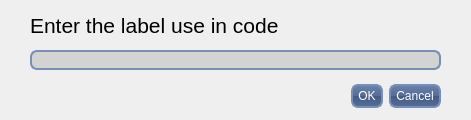
<?xml version="1.0" encoding="UTF-8"?>
<ui version="4.0">
 <class>EditDefine</class>
 <widget class="QDialog" name="EditDefine">
  <property name="geometry">
   <rect>
    <x>0</x>
    <y>0</y>
    <width>471</width>
    <height>120</height>
   </rect>
  </property>
  <property name="windowTitle">
   <string>Dialog</string>
  </property>
  <property name="styleSheet">
   <string notr="true">QMainWindows{
border: 2px solid;
background-image: url(:/Images/Marble.jpg);
border-top-left-radius: 2em;
border-top-right-radius: 2em;
border-bottom-left-radius: 2em;
border-bottom-right-radius: 2em;
border-color RGB(220,220,220);
}

QLabel{
color: black;
}

QLineEdit{
background-color: lightgray;
border-width: 2px;
border-color: #778EB8;
border-style: solid;
border-radius: 7;
}


QPushButton {
color: white;
background-color: QLinearGradient( x1: 0, y1: 0, x2: 0, y2: 1,  stop: 0 #6B82AC, stop: 0.49 #566D97, stop: 0.5 #445B85, stop: 1 #566D97);
border-width: 2px;
border-color: #778EB8;
border-style: solid;
border-radius: 7;
padding: 3px;
font: bold &quot;Ubuntu&quot;;
font-size: 12px;
padding-left: 5px;
padding-right: 5px;
}</string>
  </property>
  <widget class="QDialogButtonBox" name="buttonBox">
   <property name="geometry">
    <rect>
     <x>100</x>
     <y>80</y>
     <width>341</width>
     <height>32</height>
    </rect>
   </property>
   <property name="styleSheet">
    <string notr="true"/>
   </property>
   <property name="orientation">
    <enum>Qt::Horizontal</enum>
   </property>
   <property name="standardButtons">
    <set>QDialogButtonBox::Cancel|QDialogButtonBox::Ok</set>
   </property>
  </widget>
  <widget class="QLabel" name="LabelInstruction">
   <property name="geometry">
    <rect>
     <x>30</x>
     <y>10</y>
     <width>351</width>
     <height>31</height>
    </rect>
   </property>
   <property name="font">
    <font>
     <pointsize>16</pointsize>
    </font>
   </property>
   <property name="styleSheet">
    <string notr="true"/>
   </property>
   <property name="text">
    <string>Enter the label use in code</string>
   </property>
  </widget>
  <widget class="QLineEdit" name="LineEditCodeLabel">
   <property name="geometry">
    <rect>
     <x>30</x>
     <y>50</y>
     <width>411</width>
     <height>20</height>
    </rect>
   </property>
  </widget>
 </widget>
 <resources/>
 <connections>
  <connection>
   <sender>buttonBox</sender>
   <signal>accepted()</signal>
   <receiver>EditDefine</receiver>
   <slot>accept()</slot>
   <hints>
    <hint type="sourcelabel">
     <x>248</x>
     <y>254</y>
    </hint>
    <hint type="destinationlabel">
     <x>157</x>
     <y>274</y>
    </hint>
   </hints>
  </connection>
  <connection>
   <sender>buttonBox</sender>
   <signal>rejected()</signal>
   <receiver>EditDefine</receiver>
   <slot>reject()</slot>
   <hints>
    <hint type="sourcelabel">
     <x>316</x>
     <y>260</y>
    </hint>
    <hint type="destinationlabel">
     <x>286</x>
     <y>274</y>
    </hint>
   </hints>
  </connection>
 </connections>
</ui>
